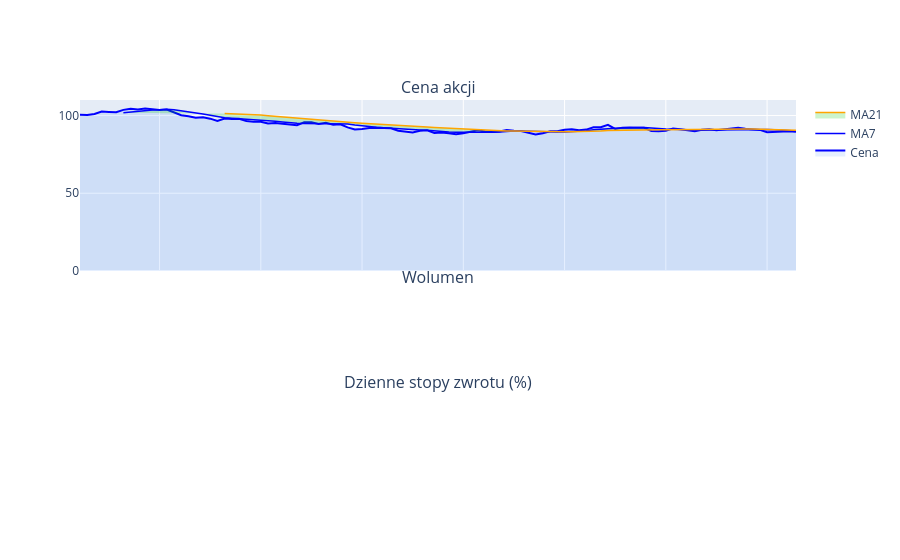

Here is the notebook cell this chart was saved with:
### Code cell
# Utwórz wykres ceny akcji w czasie z:
# Główną linią ceny
# Średnią kroczącą 7-dniową (MA7)
# Średnią kroczącą 21-dniową (MA21)
# Zacienionym obszarem między MA7 a MA21
import plotly.graph_objects as go
from plotly.subplots import make_subplots
import numpy as np
import pandas as pd
np.random.seed(42)
dates = pd.date_range('2025-01-01', periods=100)
price = 100 + np.cumsum(np.random.randn(100)) #losuje 100 wartości
df = pd.DataFrame({'date': dates, 'price': price})

df['volume'] = np.random.randint(100000, 500000, size=100) #tworzy sztuczny volume
df['returns'] = df['price'].pct_change() * 100 #procentowa zmiana ceny między dniami

# średnie kroczące
df['MA7'] = df['price'].rolling(window=7).mean()
df['MA21'] = df['price'].rolling(window=21).mean()


fig = make_subplots(
    rows=3, cols=1,
    shared_xaxes=True, #wszystkie wykresy mają wspólną oś
    vertical_spacing=0.05, #odstęp między wykresami
    row_heights=[0.5, 0.25, 0.25],
    subplot_titles=('Cena akcji', 'Wolumen', 'Dzienne stopy zwrotu (%)')
)

# Główna linia ceny
fig.add_trace(
    go.Scatter(x=dates, y=price, mode='lines',
    name='Cena', line=dict(color='blue', width=2),
    fill='tozeroy', fillcolor='rgba(0,100,255,0.1)'),
    row=1, col=1
)

# Średnią kroczącą 7-dniową (MA7)
fig.add_trace(
    go.Scatter(
        x=df['date'],
        y=df['MA7'],
        mode='lines',
        name='MA7',
        line=dict(color='blue', width=1.5)
    ),
    row=1,
    col=1
)
# Średnią kroczącą 21-dniową (MA21)
fig.add_trace(
    go.Scatter(
        x=df['date'],
        y=df['MA21'],
        mode='lines',
        name='MA21',
        line=dict(color='orange', width=1.5),
        fill='tonexty', # Zacienionym obszarem między MA7 a MA21 // cieniuje obszar między aktualną linią a poprzednią linią.
        fillcolor='rgba(0,200,0,0.2)'
    ),
    row=1,
    col=1
)
